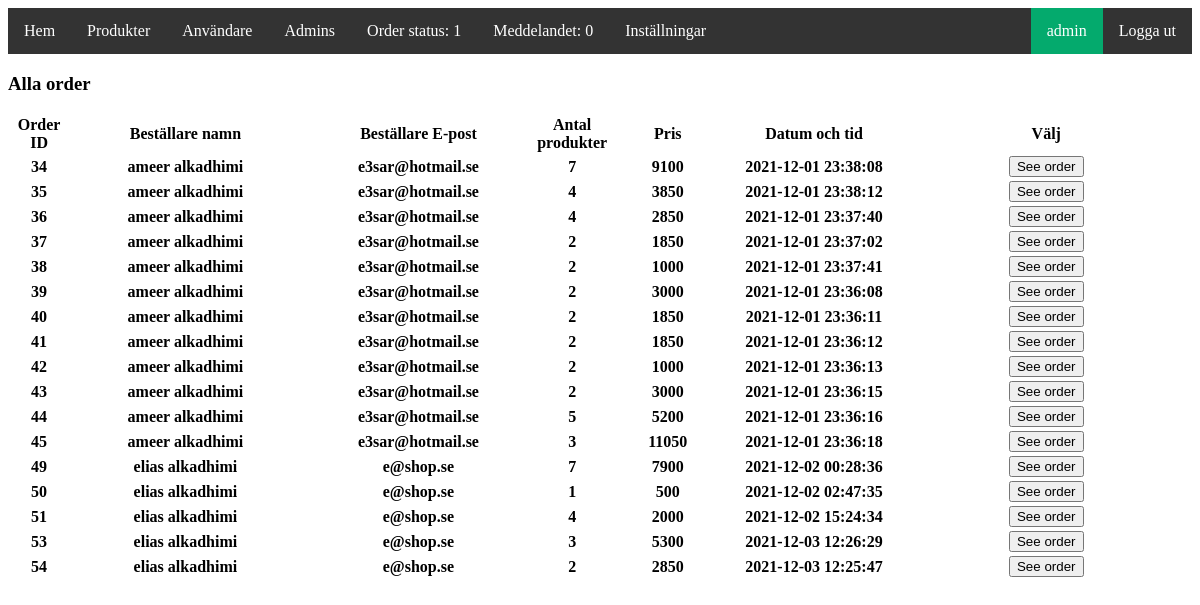
/shop/cPanel/allorder.php (signed in), run on an earlier commit of the app's database.
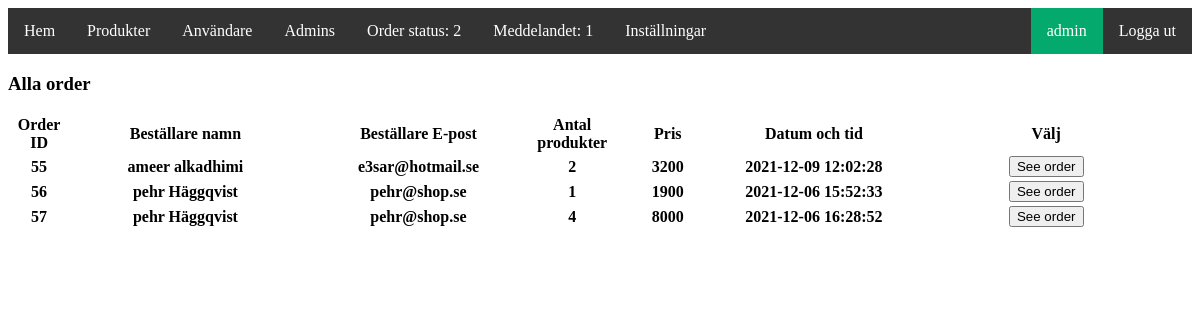
And on a later commit of the database.
### tables this page shows
CREATE TABLE `orders` (
  `order_id` int(11) NOT NULL,
  `order_user` int(11) NOT NULL,
  `order_sum` int(11) NOT NULL,
  `order_prod_count` int(11) NOT NULL,
  `order_date` datetime DEFAULT current_timestamp() ON UPDATE current_timestamp(),
  `order_status` int(11) DEFAULT NULL
);

CREATE TABLE `users` (
  `user_id` int(11) NOT NULL,
  `Fname` varchar(40) NOT NULL,
  `Lname` varchar(40) NOT NULL,
  `user_password` varchar(40) NOT NULL,
  `user_email` varchar(40) NOT NULL
);

### shop/cPanel/function.php (called while the page is built, shortened)
<?php
function adminInfo($conn){
    if (isset($_SESSION['admin_id']))
    {
        $id = $_SESSION['admin_id'];
        $query = "SELECT * from admins WHERE admin_id = '$id'";
        $result = mysqli_query($conn,$query);
        if ($result && mysqli_num_rows($result) > 0) {
            $user_data = mysqli_fetch_assoc($result);
            return $user_data;
        }
    }
}
function getOrderStatusCount($conn){
    $orderStatusCount = 0;
    $selectOrder = mysqli_query($conn, "SELECT order_status FROM orders WHERE order_status = 0");
    if ($selectOrder->num_rows > 0) {
        while ($selectOrder->fetch_assoc()) {
            $orderStatusCount ++;
        }
    }
    return $orderStatusCount;
}
function getNewMessageCountAdmin($conn){
    $newMessageCount = 0;
    $selectMessage = mysqli_query($conn, "SELECT * FROM messages WHERE message_admin_status = 0");
    if ($selectMessage->num_rows > 0) {
        while ($selectMessage->fetch_assoc()) {
            $newMessageCount ++;
        }
    }
    return $newMessageCount;
}

### shop/cPanel/allorder.php (the view, shortened to what this page needs)
<?php
  include("connection.php");
  include("function.php");
  $adminInfo = adminInfo($conn);
  $orderStatusCount = getOrderStatusCount($conn);
  $newMessageCount = getNewMessageCountAdmin($conn);
  $selectOrder = mysqli_query($conn, "SELECT * FROM orders JOIN users ON orders.order_user = users.user_id");
?>
<!DOCTYPE html>
<html>
<head>
  <link rel="stylesheet" href="style.css">
</head>
<body>
  <?php
  if (!isset($_SESSION['admin_id'])){
    header("location: login.php");
   } else {
  ?>
  <ul>
    <li><a href="index.php">Hem</a></li>
    <li><a href="product.php">Produkter</a></li>
    <li><a href="allusers.php">Användare</a></li>
    <li><a href="admins.php">Admins</a></li>
    <li><a href="orderstatus.php">Order status: <?php echo $orderStatusCount ?></a></li>
    <li><a href="messages.php">Meddelandet: <?php  echo $newMessageCount?></a></li>
    <li><a href="setting.php">Inställningar</a></li>
    <li style="float: right;"><a href="logout.php">Logga ut</a></li>
    <li style="float: right; background-color: #04AA6D"><a href="profile.php"><?php  echo $adminInfo['Aname']?></a></li>
    </ul>
    <h3>Alla order</h3>
  <?php
   }
   ?>
   <table>
  <tr>
    <th width="5%">Order ID</th>
    <th width="20%">Beställare namn</th>
    <th width="20%">Beställare E-post</th>
    <th width="5%">Antal produkter</th>
    <th width="10%">Pris</th>
    <th width="15%">Datum och tid</th>
    <th width="25%">Välj</th>
  </tr>
  <?php
  if ($selectOrder->num_rows > 0) {
    while ($getOrder = $selectOrder->fetch_assoc()) {
      ?>
    <tr>
    <th width="5%"><?php echo $getOrder['order_id']; ?></th>
    <th width="20%"><?php echo $getOrder ['Fname']; echo " " . $getOrder ['Lname']; ?></th>
    <th width="20%"><?php echo $getOrder['user_email']; ?></th>
    <th width="5%"><?php echo $getOrder['order_prod_count']; ?></th>
    <th width="10%"><?php echo $getOrder['order_sum']; ?></th>
    <th width="15%"><?php echo $getOrder['order_date']; ?></th>
    <form method="post">
    <th width="25%"><button name="seOrder">See order</button></th>
  </tr>
    <?php
    }
  }
  ?>
   </table>
</body>
</html>

What changed in the data, as far as the page shows it:
removed orders: order_id "34", order_user.Fname "ameer", order_user.Lname "alkadhimi", order_user.user_email "e3sar@hotmail.se", order_prod_count "7", order_sum "9100", order_date "2021-12-01 23:38:08"
removed orders: order_id "35", order_user.Fname "ameer", order_user.Lname "alkadhimi", order_user.user_email "e3sar@hotmail.se", order_prod_count "4", order_sum "3850", order_date "2021-12-01 23:38:12"
removed orders: order_id "36", order_user.Fname "ameer", order_user.Lname "alkadhimi", order_user.user_email "e3sar@hotmail.se", order_prod_count "4", order_sum "2850", order_date "2021-12-01 23:37:40"
removed orders: order_id "37", order_user.Fname "ameer", order_user.Lname "alkadhimi", order_user.user_email "e3sar@hotmail.se", order_prod_count "2", order_sum "1850", order_date "2021-12-01 23:37:02"
removed orders: order_id "38", order_user.Fname "ameer", order_user.Lname "alkadhimi", order_user.user_email "e3sar@hotmail.se", order_prod_count "2", order_sum "1000", order_date "2021-12-01 23:37:41"
removed orders: order_id "39", order_user.Fname "ameer", order_user.Lname "alkadhimi", order_user.user_email "e3sar@hotmail.se", order_prod_count "2", order_sum "3000", order_date "2021-12-01 23:36:08"
removed orders: order_id "40", order_user.Fname "ameer", order_user.Lname "alkadhimi", order_user.user_email "e3sar@hotmail.se", order_prod_count "2", order_sum "1850", order_date "2021-12-01 23:36:11"
removed orders: order_id "41", order_user.Fname "ameer", order_user.Lname "alkadhimi", order_user.user_email "e3sar@hotmail.se", order_prod_count "2", order_sum "1850", order_date "2021-12-01 23:36:12"
removed orders: order_id "42", order_user.Fname "ameer", order_user.Lname "alkadhimi", order_user.user_email "e3sar@hotmail.se", order_prod_count "2", order_sum "1000", order_date "2021-12-01 23:36:13"
removed orders: order_id "43", order_user.Fname "ameer", order_user.Lname "alkadhimi", order_user.user_email "e3sar@hotmail.se", order_prod_count "2", order_sum "3000", order_date "2021-12-01 23:36:15"
removed orders: order_id "44", order_user.Fname "ameer", order_user.Lname "alkadhimi", order_user.user_email "e3sar@hotmail.se", order_prod_count "5", order_sum "5200", order_date "2021-12-01 23:36:16"
removed orders: order_id "45", order_user.Fname "ameer", order_user.Lname "alkadhimi", order_user.user_email "e3sar@hotmail.se", order_prod_count "3", order_sum "11050", order_date "2021-12-01 23:36:18"
removed orders: order_id "49", order_user.Fname "elias", order_user.Lname "alkadhimi", order_user.user_email "e@shop.se", order_prod_count "7", order_sum "7900", order_date "2021-12-02 00:28:36"
removed orders: order_id "50", order_user.Fname "elias", order_user.Lname "alkadhimi", order_user.user_email "e@shop.se", order_prod_count "1", order_sum "500", order_date "2021-12-02 02:47:35"
removed orders: order_id "51", order_user.Fname "elias", order_user.Lname "alkadhimi", order_user.user_email "e@shop.se", order_prod_count "4", order_sum "2000", order_date "2021-12-02 15:24:34"
removed orders: order_id "53", order_user.Fname "elias", order_user.Lname "alkadhimi", order_user.user_email "e@shop.se", order_prod_count "3", order_sum "5300", order_date "2021-12-03 12:26:29"
removed orders: order_id "54", order_user.Fname "elias", order_user.Lname "alkadhimi", order_user.user_email "e@shop.se", order_prod_count "2", order_sum "2850", order_date "2021-12-03 12:25:47"
added orders: order_id "55", order_user.Fname "ameer", order_user.Lname "alkadhimi", order_user.user_email "e3sar@hotmail.se", order_prod_count "2", order_sum "3200", order_date "2021-12-09 12:02:28"
added orders: order_id "56", order_user.Fname "pehr", order_user.Lname "Häggqvist", order_user.user_email "pehr@shop.se", order_prod_count "1", order_sum "1900", order_date "2021-12-06 15:52:33"
added orders: order_id "57", order_user.Fname "pehr", order_user.Lname "Häggqvist", order_user.user_email "pehr@shop.se", order_prod_count "4", order_sum "8000", order_date "2021-12-06 16:28:52"
Also different on the page:
$orderStatusCount: "1" → "2"
$newMessageCount: "0" → "1"
